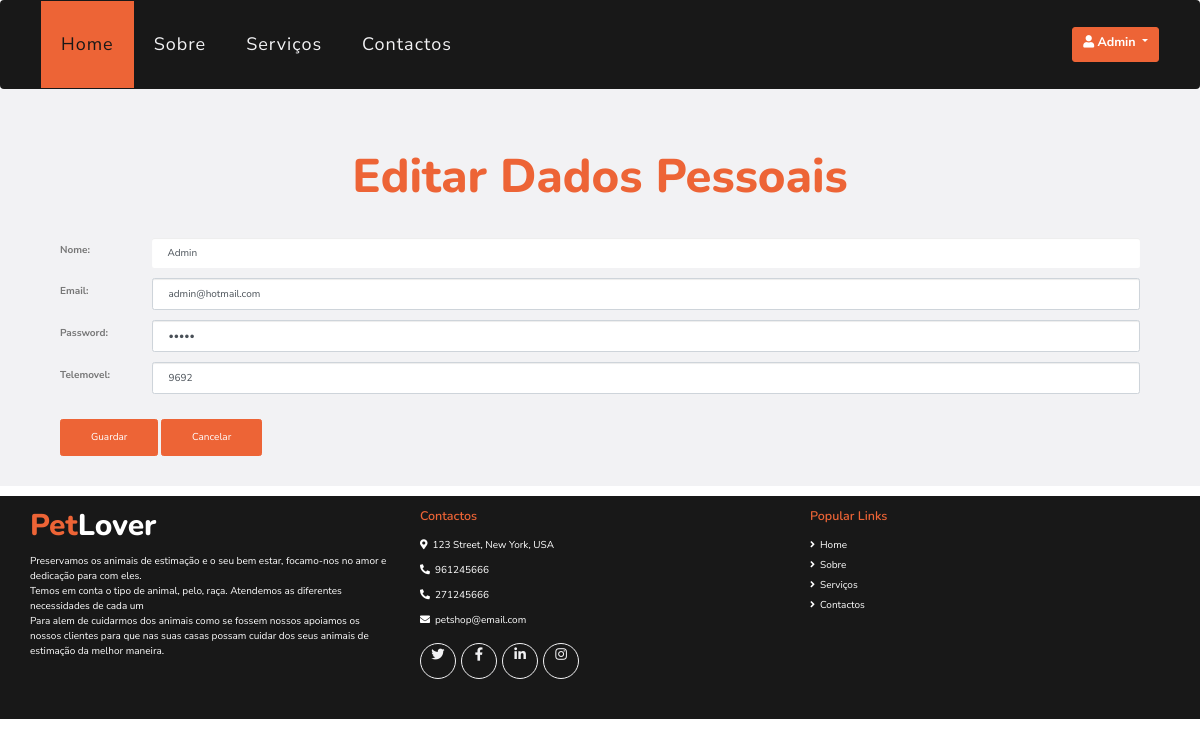
The app's page /paginas/editarDadosPessoais.php?id=5 (signed in) with its own data.
### tables this page shows
CREATE TABLE `utilizadores` (
  `id` int(11) NOT NULL,
  `nomeUtilizador` text NOT NULL,
  `password` text NOT NULL,
  `email` text NOT NULL,
  `telemovel` int(13) NOT NULL,
  `tipo` enum('cliente','funcionario','admin') DEFAULT NULL,
  `imagem` varchar(60) DEFAULT NULL
);

### paginas/editarDadosPessoais.php (the view, shortened to what this page needs)
<!DOCTYPE html>
<html>
<?php
require 'head.php';
if (isset($_GET['id'])) {
    $idutilizador = $_GET['id'];
    $utilizador = mysqli_query($conn, "SELECT * FROM utilizadores WHERE id='$idutilizador'");
    if ($utilizador->num_rows > 0) {
        while ($row = $utilizador->fetch_assoc()) {
            $nomeUtilizador = $row['nomeUtilizador'];
            $email = $row['email'];
            $password = $row['password'];
            $telemovel = $row['telemovel'];
        }
    }
}
?>
<body>
    <?php require 'header.php'; ?>
    <div class="container-fluid bg-light pt-5">
        <div class="container py-5 px-4 px-sm-5">
            <div class="d-flex flex-column text-center">
                <h1 class="display-4 m-0"><span class="text-primary">Editar Dados Pessoais</span> </h1>
            </div>
            <div class="contact-form">
                <form method="POST">
                    <div class="control-group pb-3">
                        <div class="row justify-content-center">
                            <div class="col-1 align-self-center">
                                <label> Nome: </label>
                            </div>
                            <div class="col-11">
                                <input type="text" name="nomeUtilizador" class="form-control border-0 p-4 text-capitalize" placeholder="Nome" <?php echo "value='" . $nomeUtilizador . "'"; ?> required />
                            </div>
                        </div>
                    </div>
                    <div class="control-group pb-3">
                        <div class="row justify-content-center  ">
                            <div class="col-1 align-self-center">
                                <label> Email: </label>
                            </div>
                            <div class="col-11">
                                <input type="email" name="email" class="form-control p-4" placeholder="Email" <?php echo "value='" . $email . "'"; ?> required />
                            </div>
                        </div>
                    </div>
                    <div class="control-group pb-3">
                        <div class="row justify-content-center  ">
                            <div class="col-1 align-self-center">
                                <label> Password: </label>
                            </div>
                            <div class="col-11">
                                <input type="password" name="password" class="form-control p-4" placeholder="Password" <?php echo "value='" . $password . "'"; ?> required />
                            </div>
                        </div>
                    </div>
                    <div class="control-group pb-3">
                        <div class="row justify-content-center  ">
                            <div class="col-1 align-self-center">
                                <label> Telemovel: </label>
                            </div>
                            <div class="col-11">
                                <input type="tel" name="telemovel" class="form-control p-4" placeholder="Telemovel" <?php echo "value='" . $telemovel . "'"; ?> required />
                            </div>
                        </div>
                    </div>
                    <div class="pt-4">
                        <button class="btn btn-primary py-3 px-5" type="submit" name='atualizar'>Guardar</button>
                        <a class="btn btn-primary py-3 px-5" href="dadospessoais.php">Cancelar</a>
                    </div>
                </form>
            </div>
        </div>
    </div>
    <?php require 'footer.php'; ?>
</body>
</html>

### records on screen
utilizadores: nomeUtilizador "admin", email "admin@hotmail.com", telemovel "9692"

### other values on screen
$_SESSION['nomeUtilizador'] "Admin"
